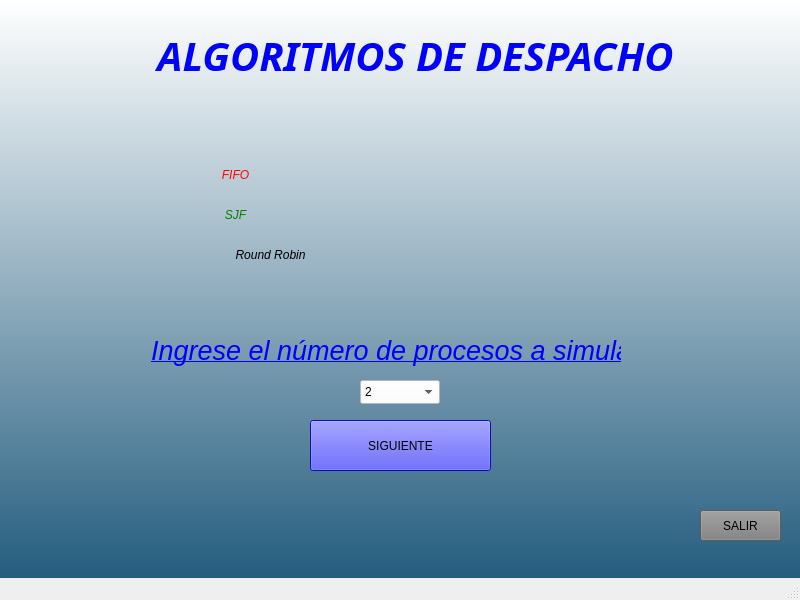
<?xml version="1.0" encoding="UTF-8"?>
<ui version="4.0">
 <class>MainWindow</class>
 <widget class="QMainWindow" name="MainWindow">
  <property name="geometry">
   <rect>
    <x>0</x>
    <y>0</y>
    <width>800</width>
    <height>600</height>
   </rect>
  </property>
  <property name="windowTitle">
   <string>MainWindow</string>
  </property>
  <property name="styleSheet">
   <string notr="true">QWidget#centralwidget{
background-color: qlineargradient(spread:repeat, x1:1, y1:1, x2:1, y2:0, stop:0 rgba(37, 93, 126, 255), stop:1 rgba(255, 255, 255, 255));}</string>
  </property>
  <widget class="QWidget" name="centralwidget">
   <widget class="QLabel" name="titulo_ventana">
    <property name="geometry">
     <rect>
      <x>100</x>
      <y>10</y>
      <width>631</width>
      <height>91</height>
     </rect>
    </property>
    <property name="sizePolicy">
     <sizepolicy hsizetype="Ignored" vsizetype="Preferred">
      <horstretch>0</horstretch>
      <verstretch>0</verstretch>
     </sizepolicy>
    </property>
    <property name="font">
     <font>
      <family>Arial Rounded MT</family>
      <pointsize>30</pointsize>
      <italic>false</italic>
      <bold>true</bold>
     </font>
    </property>
    <property name="toolTip">
     <string>&lt;html&gt;&lt;head/&gt;&lt;body&gt;&lt;p align=&quot;center&quot;&gt;&lt;br/&gt;&lt;/p&gt;&lt;/body&gt;&lt;/html&gt;</string>
    </property>
    <property name="whatsThis">
     <string>&lt;html&gt;&lt;head/&gt;&lt;body&gt;&lt;p align=&quot;center&quot;&gt;&lt;br/&gt;&lt;/p&gt;&lt;/body&gt;&lt;/html&gt;</string>
    </property>
    <property name="styleSheet">
     <string notr="true">font: 700 30pt &quot;Arial Rounded MT&quot;;
color:Blue</string>
    </property>
    <property name="text">
     <string>&lt;html&gt;&lt;head/&gt;&lt;body&gt;&lt;p align=&quot;center&quot;&gt;&lt;span style=&quot; font-style:italic;&quot;&gt;ALGORITMOS DE DESPACHO&lt;/span&gt;&lt;/p&gt;&lt;/body&gt;&lt;/html&gt;</string>
    </property>
   </widget>
   <widget class="QPushButton" name="boton_salir">
    <property name="geometry">
     <rect>
      <x>700</x>
      <y>510</y>
      <width>81</width>
      <height>31</height>
     </rect>
    </property>
    <property name="styleSheet">
     <string notr="true">background-color: rgb(127, 127, 127);</string>
    </property>
    <property name="text">
     <string>SALIR</string>
    </property>
   </widget>
   <widget class="QPushButton" name="boton_siguiente">
    <property name="geometry">
     <rect>
      <x>310</x>
      <y>420</y>
      <width>181</width>
      <height>51</height>
     </rect>
    </property>
    <property name="styleSheet">
     <string notr="true">background-color: rgb(20, 20, 255);
font: 700 12pt &quot;Arial Rounded MT&quot;;</string>
    </property>
    <property name="text">
     <string>SIGUIENTE</string>
    </property>
   </widget>
   <widget class="QLabel" name="icono_windows">
    <property name="geometry">
     <rect>
      <x>470</x>
      <y>170</y>
      <width>101</width>
      <height>131</height>
     </rect>
    </property>
    <property name="styleSheet">
     <string notr="true">image: url(:/icono/icono+windows3.png);</string>
    </property>
    <property name="text">
     <string/>
    </property>
   </widget>
   <widget class="QLabel" name="icono_apple">
    <property name="geometry">
     <rect>
      <x>540</x>
      <y>90</y>
      <width>101</width>
      <height>111</height>
     </rect>
    </property>
    <property name="styleSheet">
     <string notr="true">image: url(:/icono/icono+apple.png);</string>
    </property>
    <property name="text">
     <string/>
    </property>
   </widget>
   <widget class="QLabel" name="icono_linux">
    <property name="geometry">
     <rect>
      <x>610</x>
      <y>180</y>
      <width>101</width>
      <height>111</height>
     </rect>
    </property>
    <property name="styleSheet">
     <string notr="true">image: url(:/icono/icono+linux2.png);</string>
    </property>
    <property name="text">
     <string/>
    </property>
   </widget>
   <widget class="QLabel" name="icono_procesos">
    <property name="geometry">
     <rect>
      <x>20</x>
      <y>110</y>
      <width>171</width>
      <height>211</height>
     </rect>
    </property>
    <property name="styleSheet">
     <string notr="true">image: url(:/icono/icono+proceso.png);</string>
    </property>
    <property name="text">
     <string/>
    </property>
   </widget>
   <widget class="QLabel" name="icono_FIFO">
    <property name="geometry">
     <rect>
      <x>200</x>
      <y>160</y>
      <width>71</width>
      <height>31</height>
     </rect>
    </property>
    <property name="whatsThis">
     <string>&lt;html&gt;&lt;head/&gt;&lt;body&gt;&lt;p align=&quot;center&quot;&gt;&lt;br/&gt;&lt;/p&gt;&lt;/body&gt;&lt;/html&gt;</string>
    </property>
    <property name="styleSheet">
     <string notr="true">font: 700 16pt &quot;Times New Roman&quot;;
color:Red;</string>
    </property>
    <property name="text">
     <string>&lt;html&gt;&lt;head/&gt;&lt;body&gt;&lt;p align=&quot;center&quot;&gt;&lt;span style=&quot; font-style:italic;&quot;&gt;FIFO&lt;/span&gt;&lt;/p&gt;&lt;/body&gt;&lt;/html&gt;</string>
    </property>
   </widget>
   <widget class="QLabel" name="icono_SJF">
    <property name="geometry">
     <rect>
      <x>200</x>
      <y>200</y>
      <width>71</width>
      <height>31</height>
     </rect>
    </property>
    <property name="whatsThis">
     <string>&lt;html&gt;&lt;head/&gt;&lt;body&gt;&lt;p align=&quot;center&quot;&gt;&lt;br/&gt;&lt;/p&gt;&lt;/body&gt;&lt;/html&gt;</string>
    </property>
    <property name="styleSheet">
     <string notr="true">font: 700 16pt &quot;Times New Roman&quot;;
color:Green;</string>
    </property>
    <property name="text">
     <string>&lt;html&gt;&lt;head/&gt;&lt;body&gt;&lt;p align=&quot;center&quot;&gt;&lt;span style=&quot; font-style:italic;&quot;&gt;SJF&lt;/span&gt;&lt;/p&gt;&lt;/body&gt;&lt;/html&gt;</string>
    </property>
   </widget>
   <widget class="QLabel" name="icono_round_robin">
    <property name="geometry">
     <rect>
      <x>210</x>
      <y>240</y>
      <width>121</width>
      <height>31</height>
     </rect>
    </property>
    <property name="whatsThis">
     <string>&lt;html&gt;&lt;head/&gt;&lt;body&gt;&lt;p align=&quot;center&quot;&gt;&lt;br/&gt;&lt;/p&gt;&lt;/body&gt;&lt;/html&gt;</string>
    </property>
    <property name="styleSheet">
     <string notr="true">font: 700 16pt &quot;Times New Roman&quot;;
color:Black;</string>
    </property>
    <property name="text">
     <string>&lt;html&gt;&lt;head/&gt;&lt;body&gt;&lt;p align=&quot;center&quot;&gt;&lt;span style=&quot; font-style:italic;&quot;&gt;Round Robin&lt;/span&gt;&lt;/p&gt;&lt;/body&gt;&lt;/html&gt;</string>
    </property>
   </widget>
   <widget class="QLabel" name="subtitulo_procesos_a_simular">
    <property name="geometry">
     <rect>
      <x>150</x>
      <y>320</y>
      <width>471</width>
      <height>61</height>
     </rect>
    </property>
    <property name="styleSheet">
     <string notr="true">font: 700 21pt &quot;Times New Roman&quot;;
color:Blue;</string>
    </property>
    <property name="text">
     <string>&lt;html&gt;&lt;head/&gt;&lt;body&gt;&lt;p align=&quot;right&quot;&gt;&lt;span style=&quot; font-size:20pt; font-style:italic; text-decoration: underline;&quot;&gt;Ingrese el número de procesos a simular&lt;/span&gt;&lt;/p&gt;&lt;/body&gt;&lt;/html&gt;</string>
    </property>
   </widget>
   <widget class="QComboBox" name="numero_de_procesos">
    <property name="geometry">
     <rect>
      <x>360</x>
      <y>380</y>
      <width>80</width>
      <height>24</height>
     </rect>
    </property>
    <property name="styleSheet">
     <string notr="true">background-color: rgb(255, 255, 255);
color: rgb(0, 0, 0);</string>
    </property>
    <item>
     <property name="text">
      <string>2</string>
     </property>
    </item>
    <item>
     <property name="text">
      <string>3</string>
     </property>
    </item>
    <item>
     <property name="text">
      <string>4</string>
     </property>
    </item>
    <item>
     <property name="text">
      <string>5</string>
     </property>
    </item>
    <item>
     <property name="text">
      <string>6</string>
     </property>
    </item>
    <item>
     <property name="text">
      <string>7</string>
     </property>
    </item>
    <item>
     <property name="text">
      <string>8</string>
     </property>
    </item>
    <item>
     <property name="text">
      <string>9</string>
     </property>
    </item>
    <item>
     <property name="text">
      <string>10</string>
     </property>
    </item>
   </widget>
   <zorder>titulo_ventana</zorder>
   <zorder>boton_salir</zorder>
   <zorder>boton_siguiente</zorder>
   <zorder>subtitulo_procesos_a_simular</zorder>
   <zorder>numero_de_procesos</zorder>
   <zorder>icono_windows</zorder>
   <zorder>icono_apple</zorder>
   <zorder>icono_linux</zorder>
   <zorder>icono_procesos</zorder>
   <zorder>icono_FIFO</zorder>
   <zorder>icono_SJF</zorder>
   <zorder>icono_round_robin</zorder>
  </widget>
  <widget class="QMenuBar" name="menubar">
   <property name="geometry">
    <rect>
     <x>0</x>
     <y>0</y>
     <width>800</width>
     <height>33</height>
    </rect>
   </property>
  </widget>
  <widget class="QStatusBar" name="statusbar"/>
 </widget>
 <resources>
  <include location="iconos/iconos.qrc"/>
  <include location="imagenes/imagenes.qrc"/>
 </resources>
 <connections/>
</ui>
